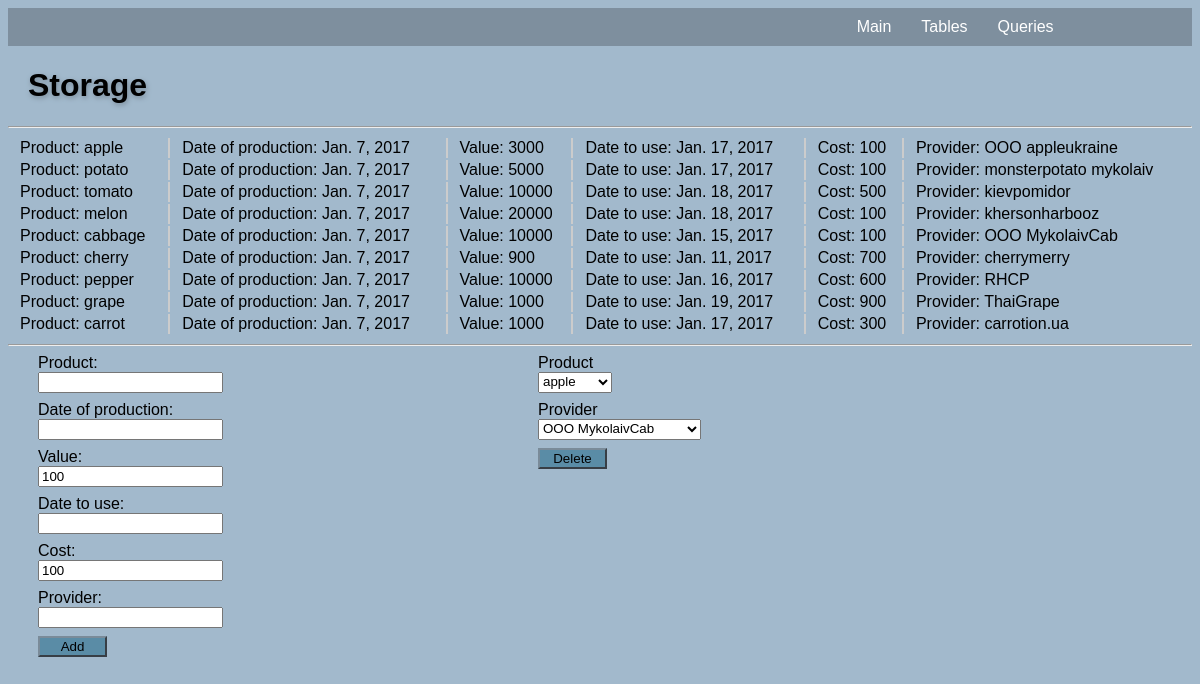
Screenshot of /tables/storage with the database file from the repository.
### Tables/models.py (models this page shows, shortened)
class Storage(models.Model):
    idstorage = models.AutoField(primary_key=True)
    itemname = models.CharField("Product",max_length=50, null=False)
    itemdate = models.DateField("Date of production",null=False)
    itemvalue = models.IntegerField("Value",null=False,default=100)
    itemtouse = models.DateField("Date to use",null=False)
    itemcost = models.IntegerField("Cost",null=False, default=100)
    itemprovider = models.CharField("Provider",null=False, max_length=50)

### Tables/views.py (the view)
def storage(request):
    sform = StorageForm()
    if request.method == 'POST':
        if "Add" in request.POST:
            sform = StorageForm(request.POST)
            if sform.is_valid():
                item = sform.save(commit=False)
                item.save()
                sform = StorageForm()
    elif request.method == 'GET':
        if "Delete" in request.GET:
            delitemname = request.GET['itemname']
            delitemprovider = request.GET['itemprovider']
            Storage.objects.filter(itemname=delitemname, itemprovider=delitemprovider).delete()
    else:
        sform = StorageForm()
    return render(request, 'storage.html', {'storage': Storage.objects.all(), 'form': sform,'providers': Storage.objects.order_by('itemprovider').values_list('itemprovider', flat=True).distinct(),
 'products':Storage.objects.order_by('itemname').values_list('itemname', flat=True).distinct()})

### Tables/forms.py
class StorageForm(forms.ModelForm):
    class Meta:
        model = Storage
        fields = ['idstorage', 'itemname', 'itemdate', 'itemvalue', 'itemtouse', 'itemcost', 'itemprovider']

### templates/storage.html (shortened to what this page needs)
<!DOCTYPE html>
<html lang="en">
<head>
    {% load static %}
    <link rel="stylesheet" href="{% static 'style.css' %}">
</head>
<body>
<header>
    <div class="nav">
      <ul class="menu">
        <li><a href=#>Queries</a>
    </li>
    <li><a href=#>Tables</a>
    </li>
    <li><a href="index">Main</a></li>
</ul>
    </div>
  </header>
<H1>Storage</H1><HR>
<table width=100%>
    {% for item in storage %}
        <tr>
            <td>Product: {{item.itemname}}</td>
            <td>Date of production: {{item.itemdate}}</td>
            <td>Value: {{item.itemvalue}}</td>
            <td>Date to use: {{item.itemtouse}}</td>
            <td>Cost: {{item.itemcost}}</td>
            <td style="border-right:None">Provider: {{item.itemprovider}}</td>
        </tr>
    {% endfor %}
</table>
<hr>
<div style="width:100%;">
<form method="POST" style="width:500px;display: inline-block; margin-left: 20px;padding-left: 10px;"> {% csrf_token %}
    {%for field in form%}
        <label class="control-label">{{field.label_tag}}</label>
        <div style="padding-bottom:8px">{{field}}</div>
    {%endfor%}
    <button type="submit" name="Add">Add</button> </form>
<form method="GET" style="width:500px;display: inline-block; position: absolute">
           <label>Product</label><br>
    <select name="itemname" required="" style="margin-bottom:8px; padding-bottom:2px">
        {% for product in products %}
            <option>{{product}}</option>
        {%endfor%}
    </select>
           <br><label>Provider</label><br>
    <select id="id_orderfirstdish" name="itemprovider" required="" style="margin-bottom:8px; padding-bottom:2px">
        {% for provider in providers %}
            <option>{{provider}}</option>
        {%endfor%}
    </select>
    <br>
    <button type="submit" name="Delete" >Delete</button></form>
</div>
</body>
</html>

### static/style.css (style rules this page uses)
body { background: #A2B9CC; font-family: 'Oswald', sans-serif; }
button { background-color: #5A8CA6; border-color: #7A8B99; width:69px; margin-bottom: 50px; }
h1 { text-shadow: 1px 2px 5px #7A8B99; font-size-adjust: auto; margin-left: 20px; }
header { margin: 0; padding: 0; background-color: rgba(122, 139, 153, 0.9); }
.nav ul { font-family: 'Oswald', sans-serif; display: block; margin:0; margin-right: 10%; padding: 0; list-style: none; }
.nav ul:after { display: block; content: ' '; clear: both; float: none; }
.nav ul.menu > li { float: right; padding-right:10px; position: relative; }
.nav ul.menu > li > a { display: block; padding: 10px; color: white; text-decoration: none; }
select { max-width:490px; }
td { border-right: 2px solid #ccc; margin-left: 20px; padding-right:5px; padding-left: 10px; }

### rows the page displays
Storage: itemname "apple", itemdate "Jan. 7, 2017", itemvalue "3000", itemtouse "Jan. 17, 2017", itemcost "100", itemprovider "OOO appleukraine"
Storage: itemname "potato", itemdate "Jan. 7, 2017", itemvalue "5000", itemtouse "Jan. 17, 2017", itemcost "100", itemprovider "monsterpotato mykolaiv"
Storage: itemname "tomato", itemdate "Jan. 7, 2017", itemvalue "10000", itemtouse "Jan. 18, 2017", itemcost "500", itemprovider "kievpomidor"
Storage: itemname "melon", itemdate "Jan. 7, 2017", itemvalue "20000", itemtouse "Jan. 18, 2017", itemcost "100", itemprovider "khersonharbooz"
Storage: itemname "cabbage", itemdate "Jan. 7, 2017", itemvalue "10000", itemtouse "Jan. 15, 2017", itemcost "100", itemprovider "OOO MykolaivCab"
Storage: itemname "cherry", itemdate "Jan. 7, 2017", itemvalue "900", itemtouse "Jan. 11, 2017", itemcost "700", itemprovider "cherrymerry"
Storage: itemname "pepper", itemdate "Jan. 7, 2017", itemvalue "10000", itemtouse "Jan. 16, 2017", itemcost "600", itemprovider "RHCP"
Storage: itemname "grape", itemdate "Jan. 7, 2017", itemvalue "1000", itemtouse "Jan. 19, 2017", itemcost "900", itemprovider "ThaiGrape"
Storage: itemname "carrot", itemdate "Jan. 7, 2017", itemvalue "1000", itemtouse "Jan. 17, 2017", itemcost "300", itemprovider "carrotion.ua"

### other values shown
{{ field.label_tag }} "Product:" "Date of production:" "Value:" "Date to use:" "Cost:" "Provider:"
form field itemname "apple"
form field itemprovider "OOO MykolaivCab"
